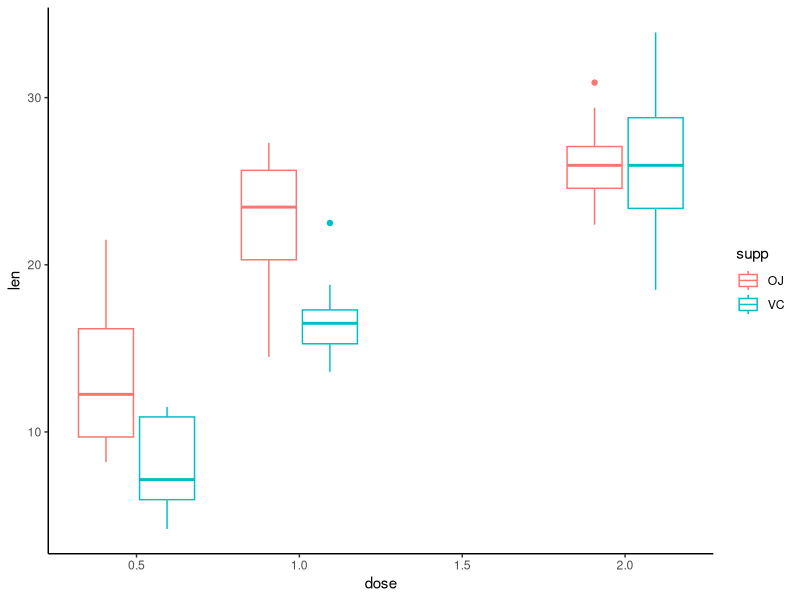

Generate this figure with R:
## ---- chunk 1
knitr::opts_chunk$set(message = FALSE, warning = FALSE, echo = FALSE)
## ---- chunk 2
# load tidyverse as per usual
library(tidyverse)
library(knitr)
## ---- chunk 3
kable(head(ToothGrowth))
## ---- chunk 4
ggplot(ToothGrowth,
       aes(x = dose, y = len, colour = supp, 
           group = interaction(supp, dose)
       )
) + geom_boxplot() + theme_classic()
## ---- chunk 5
M <- lm(len ~ dose * supp, data = ToothGrowth)
## ---- chunk 6
S <- summary(M)
kable(S$coefficients, digits = 2)
